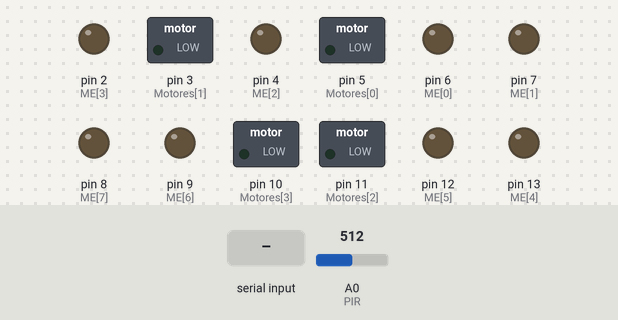
This sketch was run on a simulated Arduino Uno, built with avr-gcc and run on an emulated ATmega328P. On the bench: switched loads named in the sketch (green lamp = pin HIGH), output pins drawn as LEDs (lit = HIGH). The inputs (shaded band) are chosen by the test bench; at power-on: A0 (PIR) = 512. What the sketch prints to the serial monitor is not drawn.

Above: at 1.2 s.
1.3 s: "w" received over Serial
At 1.8 s:
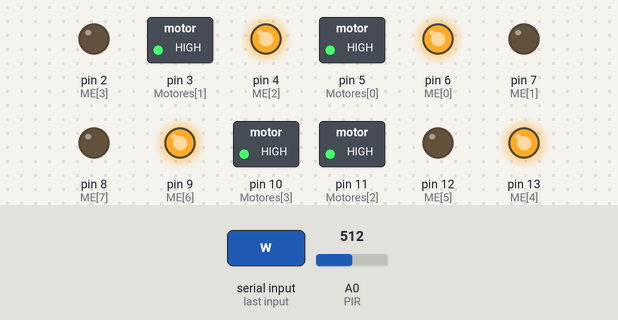
2.9 s: "a" received over Serial
At 3.3 s:
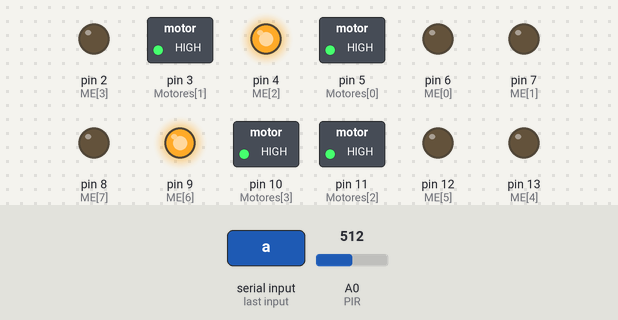
4.5 s: "s" received over Serial
At 5.8 s:
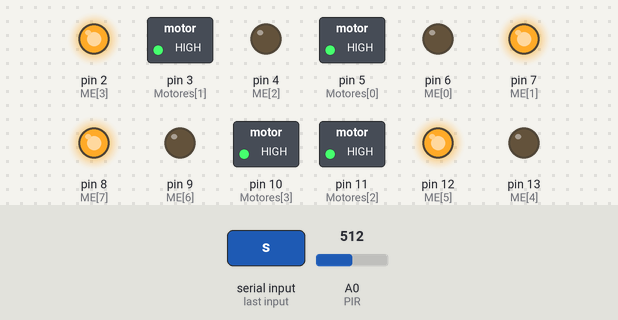
6.1 s: "d" received over Serial
At 7.4 s:
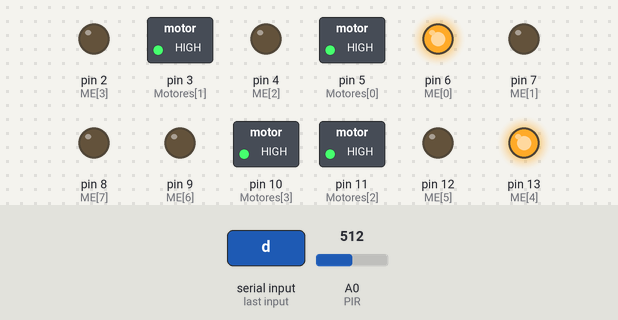
7.7 s: "f" received over Serial
At 8.9 s:
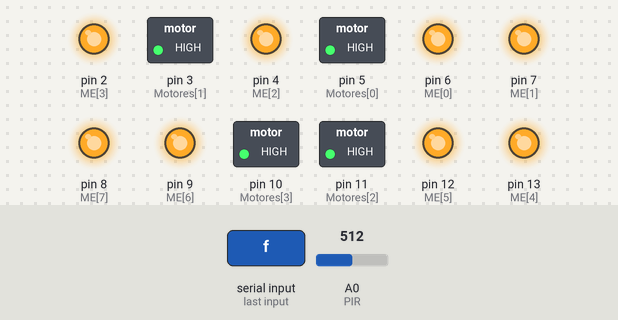
9.3 s: "r" received over Serial
At 10.4 s:
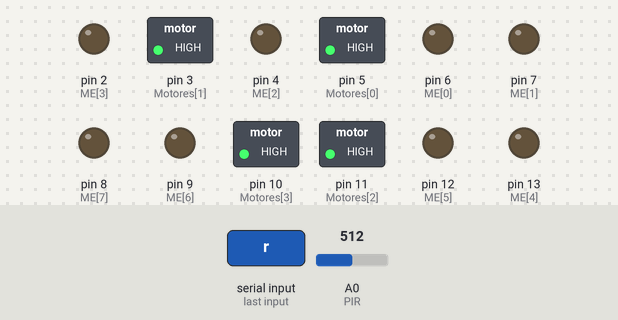
Timing chart, 0 to 11.9 s (numbered marks = the images above; inputs shaded):
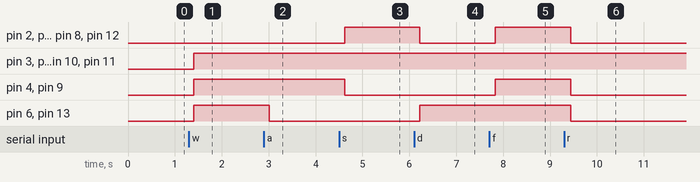

Measured:
- after the input at 1.3 s, pin 3 (Motores[1]), pin 4 (ME[2]), pin 5 (Motores[0]), pin 6 (ME[0]), pin 9 (ME[6]), pin 10 (Motores[3]), pin 11 (Motores[2]), pin 13 (ME[4]): LOW → HIGH after 0.11 s
- after the input at 2.9 s, pin 6 (ME[0]), pin 13 (ME[4]): HIGH → LOW after 0.11 s
- after the input at 4.5 s, pin 2 (ME[3]), pin 7 (ME[1]), pin 8 (ME[7]), pin 12 (ME[5]): LOW → HIGH after 0.12 s; pin 4 (ME[2]), pin 9 (ME[6]): HIGH → LOW after 0.12 s
- after the input at 6.1 s, pin 2 (ME[3]), pin 7 (ME[1]), pin 8 (ME[7]), pin 12 (ME[5]): HIGH → LOW after 0.13 s; pin 6 (ME[0]), pin 13 (ME[4]): LOW → HIGH after 0.13 s
- after the input at 7.7 s, pin 2 (ME[3]), pin 4 (ME[2]), pin 7 (ME[1]), pin 8 (ME[7]), pin 9 (ME[6]), pin 12 (ME[5]): LOW → HIGH after 0.13 s
- after the input at 9.3 s, pin 2 (ME[3]), pin 4 (ME[2]), pin 6 (ME[0]), pin 7 (ME[1]), pin 8 (ME[7]), pin 9 (ME[6]), pin 12 (ME[5]), pin 13 (ME[4]): HIGH → LOW after 0.14 s

The sketch:

Codigo_T.P.Final.ino
```cpp
#define PIR A0

//ME = MotoresEntradas
int ME[] = {6 , 7 , 4 , 2 , 13 , 12 , 9 , 8};
int Motores[] = {5 , 3 , 11 , 10};


int W[] = {1 , 0 , 1 , 0 , 1 , 0 , 1 , 0};
int A[] = {0 , 0 , 1 , 0 , 0 , 0 , 1 , 0};
int S[] = {0 , 1 , 0 , 1 , 0 , 1 , 0 , 1};
int D[] = {1 , 0 , 0 , 0 , 1 , 0 , 0 , 0};
int F[] = {1 , 1 , 1 , 1 , 1 , 1 , 1 , 1};
int R[] = {0 , 0 , 0 , 0 , 0 , 0 , 0 , 0};
int Q[] = {0 , 1 , 1 , 0 , 0 , 1 , 1 , 0};
int E[] = {1 , 0 , 0 , 1 , 1 , 0 , 0 , 1};

char Dato;


void setup()
{
  pinConfig();
  configBT();
  Serial.begin(9800);
  Serial.setTimeout(50);
}

void loop()
{
  comunicacion();
  switch (Dato)
  {
    case 'w':
      evento(W); //avanzar
      break;
    case 'a':
      evento(A); //izquierda
      break;
    case 's':
      evento(S); //retroceder
      break;
    case 'd':
      evento(D); //derecha
      break;
    case 'f':
      evento(F); //frenar de golpe
      break;
    case 'r':
      evento(R); //frenar despacio
      break;
    case 'q':
      evento(Q); //izquierda sobre su eje
      break;
    case 'e':
      evento(E); //derecha sobre su eje
      break;
  }
}

void pinConfig()
{
  for( int PIN = 2 ; PIN < 14; PIN++)
  {
    pinMode(PIN , OUTPUT);
  }
  pinMode(PIR , INPUT);
}

void evento(int E[])
{
  for(int x = 0; x < sizeof(Motores) / 2; x++)
  {
    analogWrite(Motores[x] , 255);
  }

  for(int i = 0; i < sizeof(ME) / 2; i++)
  {
    digitalWrite(ME[i] , E[i]);
  }
}

void configBT()
{
  if(Serial.available())
  {
    Serial.print(Serial.read());
  }
}

bool movRead()
{
  bool valor = analogRead(PIR);
  return valor;
}

void serialEvent()
{
  while (Serial.available())
  {
    Dato = Serial.read();
  }
  Serial.flush();
}

void comunicacion()
{
  if(movRead() == true)
  {
    if(!Serial.available())
    {
      Serial.write("Objeto detectado mas adelante!\n");
      delay(100);
    }
  }
}
```
